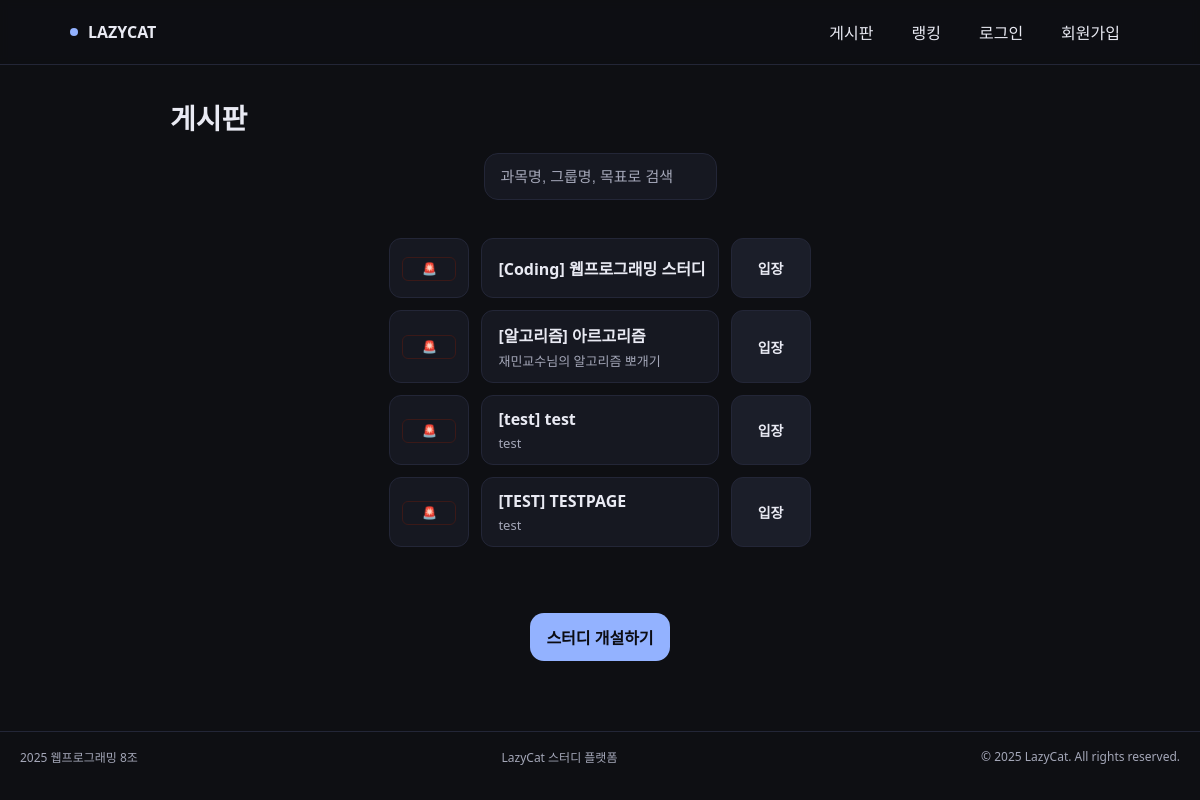
/, run on an earlier commit of the app's database.
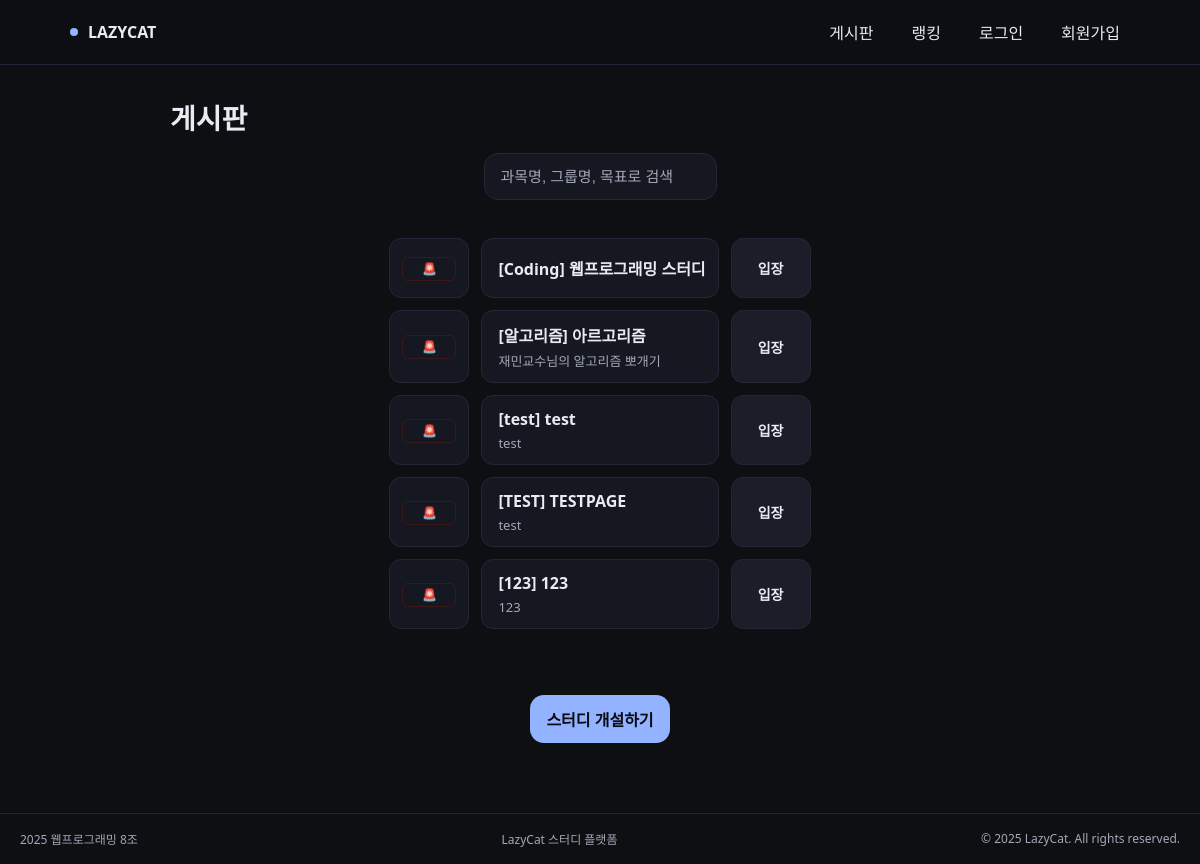
And on a later commit of the database.
### webapp/models.py (models this page shows, shortened)
class StudyGroup(models.Model):
    name = models.CharField(max_length=100)  # 스터디 이름
    subject = models.CharField(max_length=50) # 과목명 (예: 웹프로그래밍)
    group_code = models.CharField(max_length=20, unique=True) # 그룹 코드 (URL에 사용: /study/A1B2C/)
    description = models.TextField(blank=True) # 소개글
    created_at = models.DateTimeField(auto_now_add=True) # 생성일
    creator = models.ForeignKey(User, on_delete=models.CASCADE, related_name='created_groups', null=True)
    notice = models.TextField(blank=True, default="등록된 공지사항이 없습니다.")
    members = models.ManyToManyField(
        User,
        through='StudyGroupMember', # 중간 모델 지정
        related_name='study_groups',
        blank=True
    )
    report_count = models.PositiveIntegerField(default=0)

### webapp/views.py (the view)
# urls.py: path('', views.group_list, name='board'),
def group_list(request: HttpRequest) -> HttpResponse:
    groups = StudyGroup.objects.all()
    query = request.GET.get('q')
    if query:
        groups = groups.filter(
            Q(name__icontains=query) |
            Q(subject__icontains=query) |
            Q(group_code__icontains=query)
        ).distinct()
    context = {
        'groups': groups,  # 조회된 스터디 목록을 'groups' 키로 전달
        'query': query,    # 검색창에 입력된 내용을 다시 보여주기 위해 전달
    }
    return render(request, 'board.html', context)

### templates/board.html (shortened to what this page needs)
{% extends 'base.html' %}
{% block header_content %}
    <header class="head">
        <h1 class="title">게시판</h1>
    </header>
{% endblock %}
{% block content %}
    <div class="search">
        <form method="get" action="{% url 'board' %}">
            <input type="text" name="q" placeholder="과목명, 그룹명, 목표로 검색" aria-label="스터디 검색" value="{{ request.GET.q|default:'' }}" />
        </form>
    </div>
    <section class="list" aria-label="스터디 그룹 목록">
        {% if groups %}
            {% for group in groups %}
            <div class="cell admin">
                <form action="{% url 'report_study' group.group_code %}" method="post" onsubmit="return confirm('이 스터디를 신고하시겠습니까?');" style="width:100%;">
                    <button type="submit" style="width:100%; background:none; border:1px solid #3a1918; color:#ff6b6b; border-radius:6px; padding:4px; cursor:pointer; font-size:12px;" title="신고">
                        🚨
                    </button>
                </form>
            </div>
            <div class="cell name">
                <div class="group-title">
                    [{{ group.subject }}] {{ group.name }}
                </div>
                {% if group.description %}
                    <div class="group-desc">
                        {{ group.description|truncatechars:40 }}
                    </div>
                {% endif %}
            </div>
            <div class="cell cta">
                <a href="{% url 'timer' group_code=group.group_code %}" style="width:100%; height:100%; display:flex; align-items:center; justify-content:center;">
                    입장
                </a>
            </div>
            {% endfor %}
        {% else %}
            <div class="cell name" style="grid-column: 1 / -1; justify-content: center; color: gray;">
                아직 개설된 스터디가 없습니다.
            </div>
        {% endif %}
    </section>
    <div class="create-wrap">
        <a href="{% url 'create_study' %}" class="create" aria-label="스터디 개설하기">스터디 개설하기</a>
    </div>
{% endblock %}

What changed in the data, as far as the page shows it:
added StudyGroup: subject "123", name "123", description "123"
